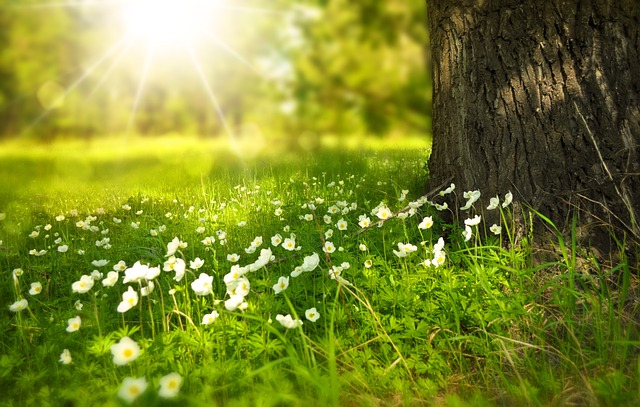
#> input picture input.jpg, 640 x 407 px
$ python 'question 7.py'
#> lines starting #> are read from the running program, lines starting #| are printed output that depends on the picture
import cv2

# Load the input image
input_image = cv2.imread("input.jpg")
#> input_image is the input picture: shape (407, 640, 3); mean B, G, R 44.1, 132.9, 122.3


# Get the dimensions of the input image
height, width, _ = input_image.shape
#> height = 407; width = 640

# Calculate the size of the central square region
size = min(height, width)
#> size = 407

# Calculate the coordinates for cropping the central square
x1 = (width - size) // 2
#> x1 = 116
x2 = x1 + size
#> x2 = 523
y1 = (height - size) // 2
#> y1 = 0
y2 = y1 + size
#> y2 = 407

# Crop the central square region
cropped_image = input_image[y1:y2, x1:x2]
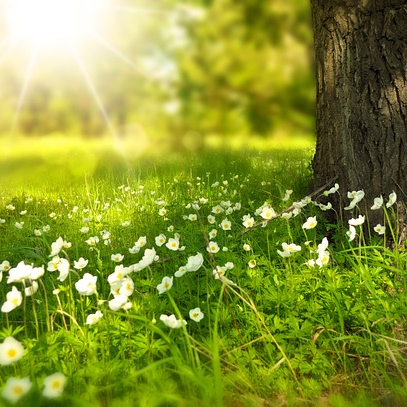
#> cropped_image: shape (407, 407, 3); mean B, G, R 50.7, 148.4, 135.4

# Choose a new size for resizing (e.g., 200x200 pixels)
new_size = (200, 200)

# Resize the cropped image to the new size
resized_image = cv2.resize(cropped_image, new_size)
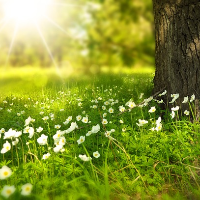
#> resized_image: shape (200, 200, 3); mean B, G, R 50.6, 148.3, 135.2

# Save the resized image as "output_resized.jpg"
cv2.imwrite("output_resized.jpg", resized_image)

print("Resized image saved as 'output_resized.jpg'.")

$ run again, with image.jpg copied over input.jpg
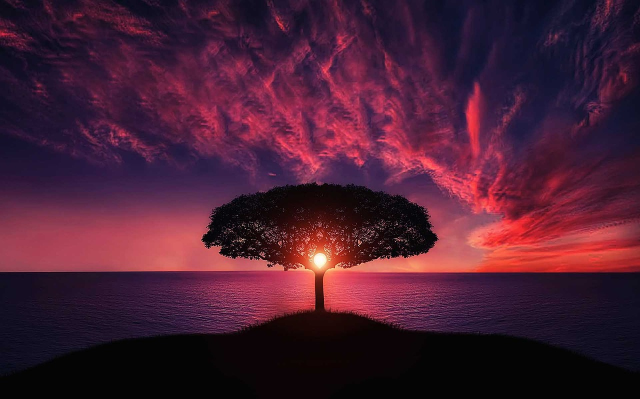
#> input picture image.jpg, 1280 x 797 px (shown at 1/2 size)
#> input_image is the input picture: shape (797, 1280, 3); mean B, G, R 51.2, 30.3, 73.6
#> `cropped_image = input_image[y1:y2, x1:x2]`:
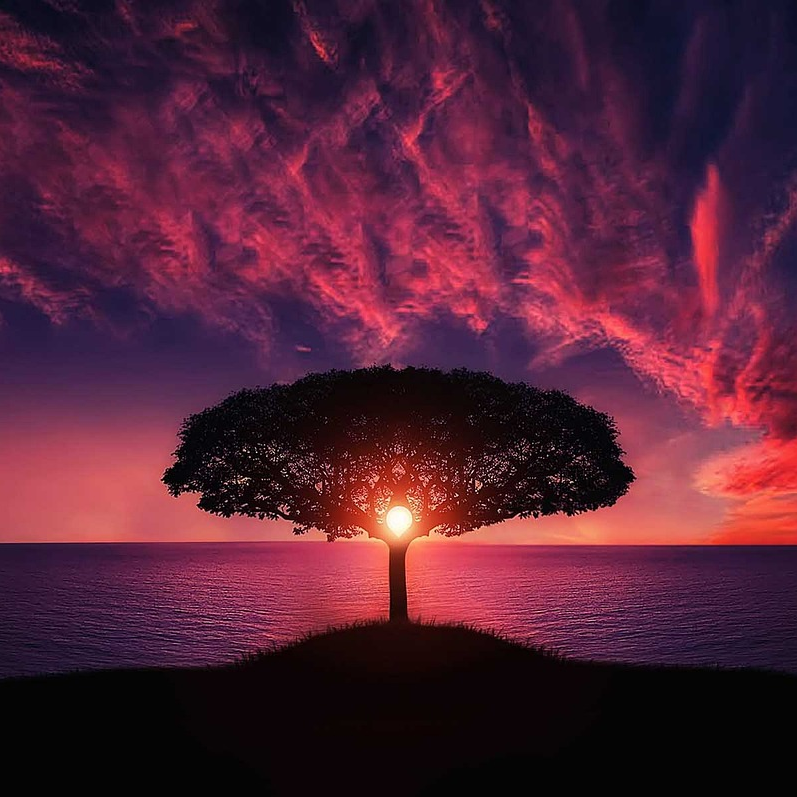
#> cropped_image: shape (797, 797, 3); mean B, G, R 54.5, 33.7, 83.4
#> `resized_image = cv2.resize(cropped_image, new_size)`:
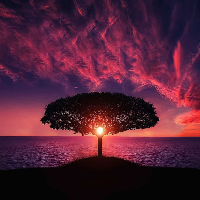
#> resized_image: shape (200, 200, 3); mean B, G, R 54.5, 33.7, 83.4

$ run again, with image2.jpg copied over input.jpg
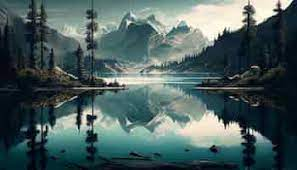
#> input picture image2.jpg, 297 x 170 px
#> input_image is the input picture: shape (170, 297, 3); mean B, G, R 93, 93.2, 73.7
#> `cropped_image = input_image[y1:y2, x1:x2]`:
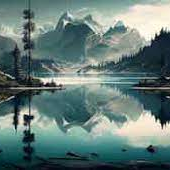
#> cropped_image: shape (170, 170, 3); mean B, G, R 119.7, 123.1, 99.9
#> `resized_image = cv2.resize(cropped_image, new_size)`:
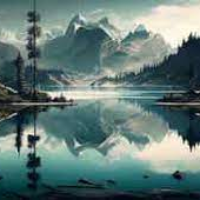
#> resized_image: shape (200, 200, 3); mean B, G, R 119.5, 123, 99.8

$ run again, with image1.jpeg copied over input.jpg
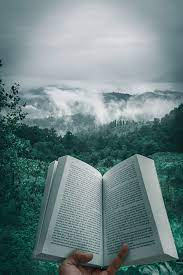
#> input picture image1.jpeg, 183 x 275 px
#> input_image is the input picture: shape (275, 183, 3); mean B, G, R 131.4, 130.2, 108.8
#> `cropped_image = input_image[y1:y2, x1:x2]`:
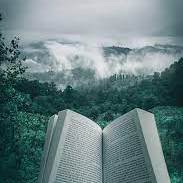
#> cropped_image: shape (183, 183, 3); mean B, G, R 130.3, 129.2, 106.1
#> `resized_image = cv2.resize(cropped_image, new_size)`:
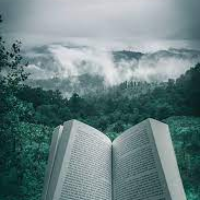
#> resized_image: shape (200, 200, 3); mean B, G, R 130.2, 129.1, 106
